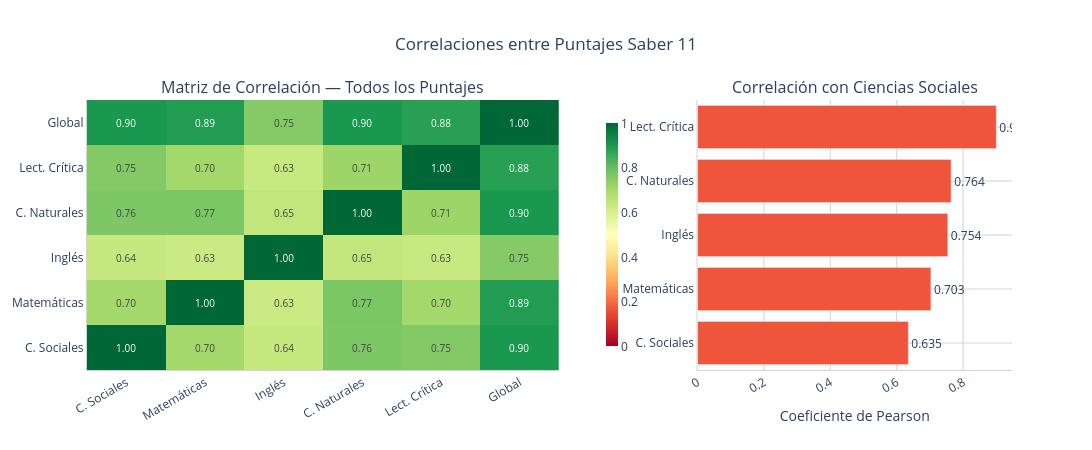

Notebook code cell kept with this figure:
### Markdown cell above
# Matriz de Correlación

### Code cell
corr = df[scores].corr().round(3)

fig = make_subplots(
    rows=1, cols=2,
    subplot_titles=[
        'Matriz de Correlación — Todos los Puntajes',
        'Correlación con Ciencias Sociales'
    ],
    horizontal_spacing=0.15,
    column_widths=[0.6, 0.4],
)

# ── Panel 1: Heatmap matriz de correlación ─────────────────────────────────
fig.add_trace(go.Heatmap(
    z=corr.values,
    x=scores_short,
    y=scores_short,
    colorscale='RdYlGn',
    zmin=0, zmax=1,
    text=corr.values,
    texttemplate='%{text:.2f}',
    textfont=dict(size=10),
    colorbar=dict(x=0.55, len=0.9, thickness=12),
    hovertemplate='%{y} — %{x}<br>r = %{z:.3f}<extra></extra>',
), row=1, col=1)

# ── Panel 2: Barras horizontales correlación con C. Sociales ───────────────
corr_sc = (corr['punt_sociales_ciudadanas']
           .drop('punt_sociales_ciudadanas')
           .sort_values(ascending=True))

fig.add_trace(go.Bar(
    x=corr_sc.values,
    y=scores_short[:5],
    orientation='h',
    text=[f'{v:.3f}' for v in corr_sc.values],
    textposition='outside',
    hovertemplate='%{y}<br>r = %{x:.3f}<extra></extra>',
    showlegend=False,
), row=1, col=2)

fig.update_layout(
    title=dict(text='Correlaciones entre Puntajes Saber 11', x=0.5),
    height=450,
    width=1100,
    paper_bgcolor='white',
    plot_bgcolor='white',
)
fig.update_xaxes(gridcolor='lightgrey', linecolor='lightgrey', tickangle=-30)
fig.update_yaxes(gridcolor='lightgrey', linecolor='lightgrey')
fig.update_xaxes(title_text='Coeficiente de Pearson', row=1, col=2)

fig.show()

# Interpretación automática
print("Correlaciones con Ciencias Sociales (de mayor a menor):")
for materia, val in corr_sc.sort_values(ascending=False).items():
    materia_short = scores_short[scores.index(materia)]
    print(f"  {materia_short:<20}: r = {val:.3f}")
# Para Dash: dcc.Graph(figure=fig)

### Figure 1 — Plotly figure (JSON) as saved in the notebook; plotly's stock layout.template omitted (floating-point values rounded to 4 significant figures)
{"data": [{"colorbar": {"len": 0.9, "thickness": 12, "x": 0.55}, "colorscale": [[0, "rgb(165,0,38)"], [0.1, "rgb(215,48,39)"], [0.2, "rgb(244,109,67)"], [0.3, "rgb(253,174,97)"], [0.4, "rgb(254,224,139)"], [0.5, "rgb(255,255,191)"], [0.6, "rgb(217,239,139)"], [0.7, "rgb(166,217,106)"], [0.8, "rgb(102,189,99)"], [0.9, "rgb(26,152,80)"], [1, "rgb(0,104,55)"]], "hovertemplate": "%{y} — %{x}<br>r = %{z:.3f}<extra></extra>", "text": [[1.0, 0.703, 0.635, 0.764, 0.754, 0.9], [0.703, 1.0, 0.625, 0.765, 0.704, 0.89], [0.635, 0.625, 1.0, 0.645, 0.633, 0.752], [0.764, 0.765, 0.645, 1.0, 0.713, 0.901], [0.754, 0.704, 0.633, 0.713, 1.0, 0.88], [0.9, 0.89, 0.752, 0.901, 0.88, 1.0]], "textfont": {"size": 10}, "texttemplate": "%{text:.2f}", "type": "heatmap", "x": ["C. Sociales", "Matemáticas", "Inglés", "C. Naturales", "Lect. Crítica", "Global"], "xaxis": "x", "y": ["C. Sociales", "Matemáticas", "Inglés", "C. Naturales", "Lect. Crítica", "Global"], "yaxis": "y", "z": [[1.0, 0.703, 0.635, 0.764, 0.754, 0.9], [0.703, 1.0, 0.625, 0.765, 0.704, 0.89], [0.635, 0.625, 1.0, 0.645, 0.633, 0.752], [0.764, 0.765, 0.645, 1.0, 0.713, 0.901], [0.754, 0.704, 0.633, 0.713, 1.0, 0.88], [0.9, 0.89, 0.752, 0.901, 0.88, 1.0]], "zmax": 1, "zmin": 0}, {"hovertemplate": "%{y}<br>r = %{x:.3f}<extra></extra>", "orientation": "h", "showlegend": false, "text": ["0.635", "0.703", "0.754", "0.764", "0.900"], "textposition": "outside", "type": "bar", "x": [0.635, 0.703, 0.754, 0.764, 0.9], "xaxis": "x2", "y": ["C. Sociales", "Matemáticas", "Inglés", "C. Naturales", "Lect. Crítica"], "yaxis": "y2"}], "layout": {"annotations": [{"font": {"size": 16}, "showarrow": false, "text": "Matriz de Correlación — Todos los Puntajes", "x": 0.255, "xanchor": "center", "xref": "paper", "y": 1, "yanchor": "bottom", "yref": "paper"}, {"font": {"size": 16}, "showarrow": false, "text": "Correlación con Ciencias Sociales", "x": 0.83, "xanchor": "center", "xref": "paper", "y": 1, "yanchor": "bottom", "yref": "paper"}], "height": 450, "paper_bgcolor": "white", "plot_bgcolor": "white", "title": {"text": "Correlaciones entre Puntajes Saber 11", "x": 0.5}, "width": 1100, "xaxis": {"anchor": "y", "domain": [0, 0.51], "gridcolor": "lightgrey", "linecolor": "lightgrey", "tickangle": -30}, "xaxis2": {"anchor": "y2", "domain": [0.66, 1], "gridcolor": "lightgrey", "linecolor": "lightgrey", "tickangle": -30, "title": {"text": "Coeficiente de Pearson"}}, "yaxis": {"anchor": "x", "domain": [0, 1], "gridcolor": "lightgrey", "linecolor": "lightgrey"}, "yaxis2": {"anchor": "x2", "domain": [0, 1], "gridcolor": "lightgrey", "linecolor": "lightgrey"}}}
